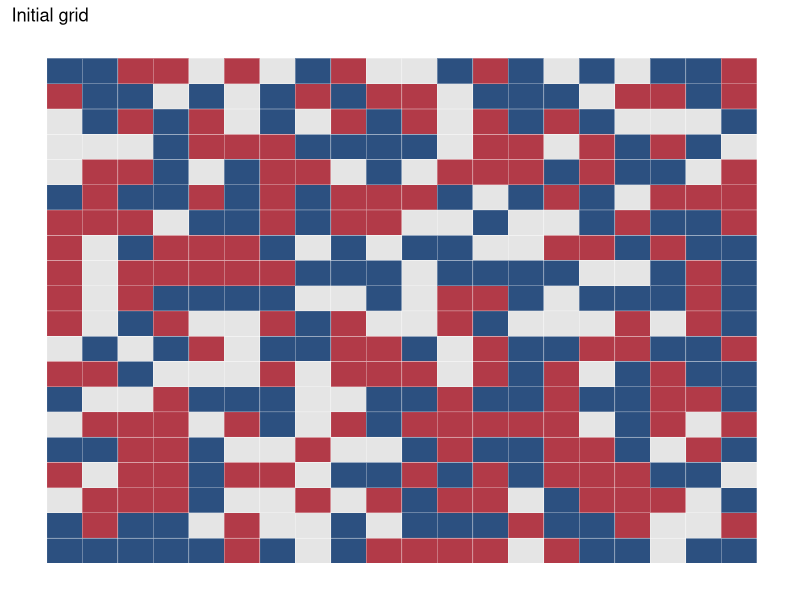
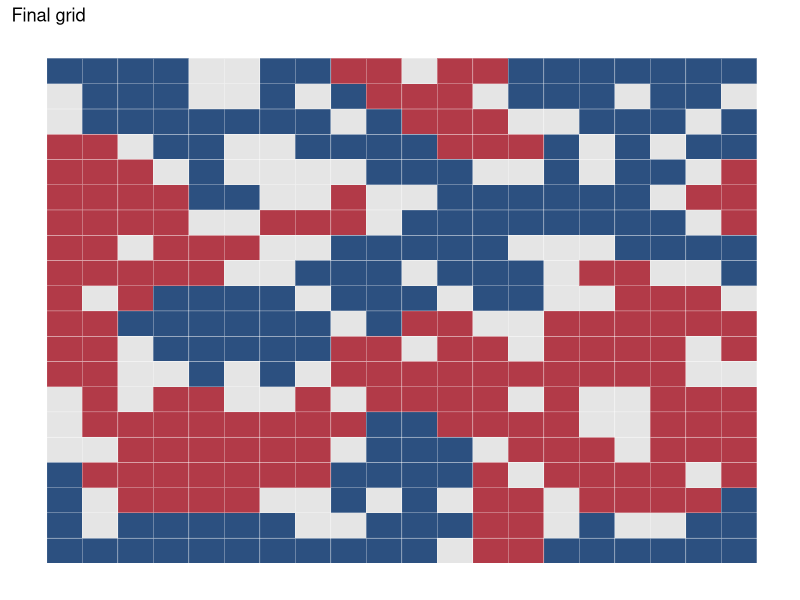

Here is the R script that generated these plots, in order:
# Schelling's segregation model
# Agents belonging to two groups occupy cells on a grid. An agent whose
# neighborhood holds too few similar neighbors moves to an empty cell.
# The model runs until nobody moves.
# The script uses only the structures covered in lecture 2.

set.seed(950)
library(ggplot2)

# Set up model parameters
n_rows <- 20      # Number of rows in the grid
n_cols <- 20      # Number of columns in the grid
n_agents <- 300   # Total number of agents, fewer than n_rows * n_cols
threshold <- 0.5  # Share of similar neighbors an agent requires

# Initialize the grid, where 0 marks an empty cell and 1 and 2 mark the groups
grid <- matrix(0, nrow = n_rows, ncol = n_cols)

# Place the agents at random, one at a time, in cells that are still empty
placed <- 0
while (placed < n_agents) {
    i <- sample(1:n_rows, 1)  # Choose a random row
    j <- sample(1:n_cols, 1)  # Choose a random column
    if (grid[i, j] == 0) {  # If the cell is empty
        grid[i, j] <- sample(c(1, 2), 1)  # Assign group 1 or 2
        placed <- placed + 1
    }
}

initial_grid <- grid  # Store the starting layout for comparison

# Calculate the share of an agent's neighbors that belong to its own group.
# max() and min() keep the neighborhood inside the grid along the edges, so
# an agent in a corner is scored against its three neighbors rather than eight.
calculate_happiness <- function(i, j) {
    nbrs <- grid[max(i - 1, 1):min(i + 1, n_rows),
                 max(j - 1, 1):min(j + 1, n_cols)]
    occupied <- sum(nbrs != 0) - 1  # Subtract one to exclude the agent itself
    if (occupied == 0) {
        return(1)  # An isolated agent has no reason to move
    }
    similar <- sum(nbrs == grid[i, j]) - 1
    return(similar / occupied)
}

# Choose an empty cell at random and return its row and column.
# This assumes at least one cell is empty, which holds while n_agents is
# smaller than the number of cells.
find_empty_cell <- function() {
    found <- FALSE
    while (!found) {
        i <- sample(1:n_rows, 1)
        j <- sample(1:n_cols, 1)
        if (grid[i, j] == 0) {
            found <- TRUE
        }
    }
    return(c(i, j))
}

# Sweep the grid until no agent moves. Agents are updated one at a time, so an
# agent that moves early in a sweep is evaluated again later in the same sweep.
iteration <- 1
all_happy <- FALSE
while (!all_happy) {
    moves <- 0  # Counter for agent moves
    for (i in 1:n_rows) {
        for (j in 1:n_cols) {
            if (grid[i, j] != 0) {  # If there is an agent at this location
                if (calculate_happiness(i, j) < threshold) {  # If unhappy
                    new_cell <- find_empty_cell()
                    grid[new_cell[1], new_cell[2]] <- grid[i, j]  # Move it
                    grid[i, j] <- 0  # Leave the previous cell empty
                    moves <- moves + 1
                }
            }
        }
    }
    print(paste0("Iteration: ", iteration, ", moves: ", moves))
    iteration <- iteration + 1
    if (moves == 0) {  # If no agents moved then all must be happy
        all_happy <- TRUE
    }
}

# Plot a grid, using gray for empty cells and one color for each group
plot_grid <- function(g, title) {
    df <- expand.grid(row = 1:nrow(g), col = 1:ncol(g))
    df$value <- factor(as.vector(g), levels = c(0, 1, 2))
    ggplot(df, aes(x = col, y = row, fill = value)) +
        geom_tile(color = "white") +
        scale_fill_manual(values = c("gray90", "#2C5080", "#B23A48")) +
        labs(title = title) +
        theme_minimal() +
        theme(
            axis.title = element_blank(),   # Suppress axis titles
            axis.text = element_blank(),    # Suppress axis labels
            panel.grid = element_blank(),
            legend.position = "none"        # Remove legend
        )
}

plot_grid(initial_grid, "Initial grid")
plot_grid(grid, "Final grid")
